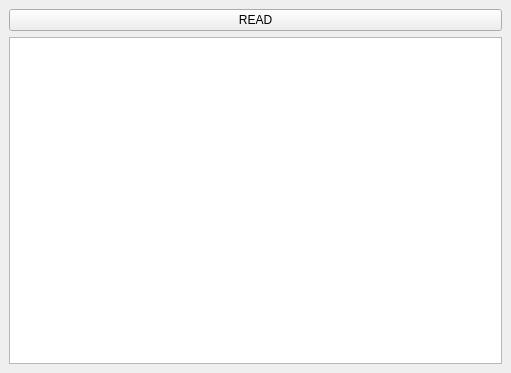
<?xml version="1.0" encoding="UTF-8"?>
<ui version="4.0">
 <class>MainWindow</class>
 <widget class="QMainWindow" name="MainWindow">
  <property name="geometry">
   <rect>
    <x>0</x>
    <y>0</y>
    <width>511</width>
    <height>373</height>
   </rect>
  </property>
  <property name="windowTitle">
   <string>MainWindow</string>
  </property>
  <widget class="QWidget" name="centralwidget">
   <layout class="QVBoxLayout" name="verticalLayout">
    <item>
     <widget class="QPushButton" name="pushButton">
      <property name="text">
       <string>READ</string>
      </property>
     </widget>
    </item>
    <item>
     <widget class="QTextEdit" name="textEdit"/>
    </item>
   </layout>
  </widget>
 </widget>
 <resources/>
 <connections/>
</ui>
